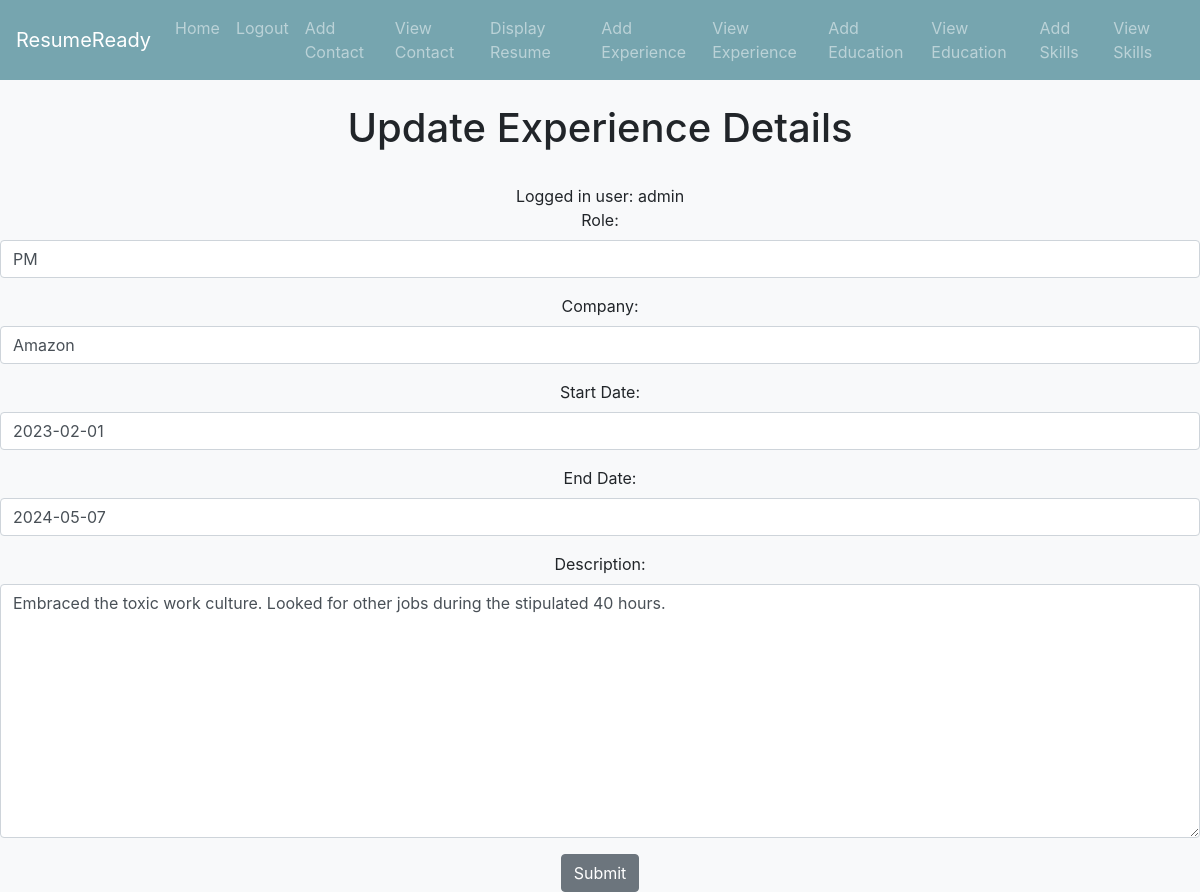
The app's page /update_experience/3 (signed in) with its own data.
### details/models.py (models this page shows, shortened)
class Experience(models.Model):
    role = models.CharField('Role', max_length=30)
    company = models.CharField('Company', max_length=30)
    start_date = models.DateField('Start Date')
    end_date = models.DateField('End Date')
    description = models.TextField(blank=True)
    owner = models.IntegerField('Experience Owner', blank=False, default=1)

### details/views.py (the view)
# urls.py: path('update_experience/<exp_id>', views.update_experience, name='update-experience'),
def update_experience(request, exp_id):
    exp = Experience.objects.get(pk=exp_id)
    form = ExperienceForm(request.POST or None, instance=exp)
    if form.is_valid():
        form.save()
        return redirect('view-experience')
    return render(request, 'details/update_experience.html', {'form': form, 'experience': exp})

### details/forms.py
class ExperienceForm(ModelForm):
    class Meta:
        model = Experience
        fields = ('role', 'company', 'start_date', 'end_date', 'description')
    def __init__(self, *args, **kwargs):
        super(ExperienceForm, self).__init__(*args, **kwargs)
        self.fields['role'].widget.attrs['class'] = 'form-control'
        self.fields['company'].widget.attrs['class'] = 'form-control'
        self.fields['start_date'].widget.attrs['class'] = 'form-control'
        self.fields['end_date'].widget.attrs['class'] = 'form-control'
        self.fields['description'].widget.attrs['class'] = 'form-control'

### details/templates/details/update_experience.html (shortened to what this page needs)
{% extends 'details/base.html'%}
{% block content %}
<center>
    <h1>Update Experience Details</h1>
    {% if user.is_authenticated %}
        <br>
        Logged in user: {{ user }}
        <br>
            <form action="" method="post">
                {{ form.as_p }}
                <input type="submit" value="Submit" class="btn btn-secondary">
            </form>
    {% else %}
        <h2> You need to be authenticated to access this page!</h2>
    {% endif %}
</center>
{% endblock %}

### records on screen
Experience: role "PM", company "Amazon", start_date "2023-02-01", end_date "2024-05-07", description "Embraced the toxic work culture. Looked for other jobs during the stipulated 40 hours."

### other values on screen
{{ user }} "admin"
